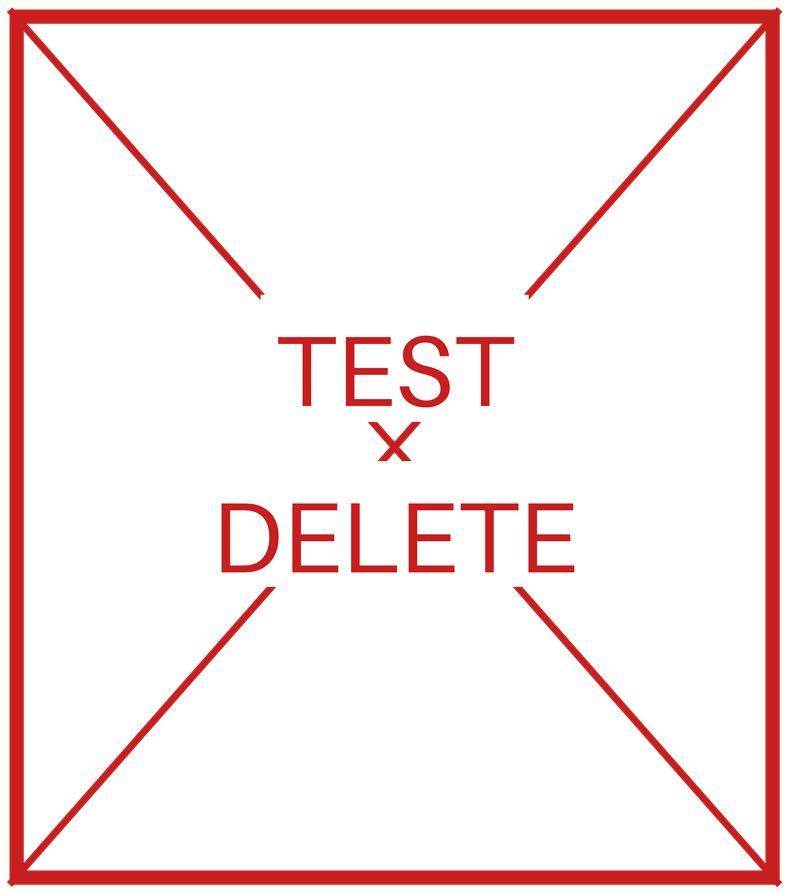
#> input picture scripts/examples/test_delete.png, 789 x 894 px, shrunk from 3319 x 3761 before the run
$ python matte_dry.py examples/test_delete.png examples/test_delete.png examples/test_delete.png
#> lines starting #> are read from the running program, lines starting #| are printed output that depends on the picture
#> in main, im is the input picture: PIL image 789x894 RGBA; mean R, G, B, A 50.4, 30.2, 30.2, 50.9
"""Make a stone's dry image read more matte, without moving a single pixel.

Usage:
    python3 scripts/matte_dry.py <dry master PNG> <output PNG> <output WebP>

What it does, in plain terms:
  1. Mutes the color a little (saturation x 0.84), so the wet image looks richer.
  2. Lifts the darks slightly and lowers contrast, like a thin dry film.
  3. Softens the brightest spots, so the dry stone has no wet-looking shine.
  4. Adds a faint dusty bloom (a light warm gray mixed in at 6%).

The outline, the bands, and the transparency (alpha) stay exactly the same,
so the dry and wet pair still lines up for the Wet Stone effect.
"""
import sys

import numpy as np
from PIL import Image

SAT = 0.84      # how much color to keep
LIFT = 0.04     # how much to raise the darks
CONTRAST = 0.92 # below 1 means flatter
KNEE = 0.80     # brightness where highlights start getting softened
DUST = (0.86, 0.83, 0.79)
DUST_MIX = 0.06


def matte(rgb):
    gray = (rgb * [0.299, 0.587, 0.114]).sum(-1, keepdims=True)
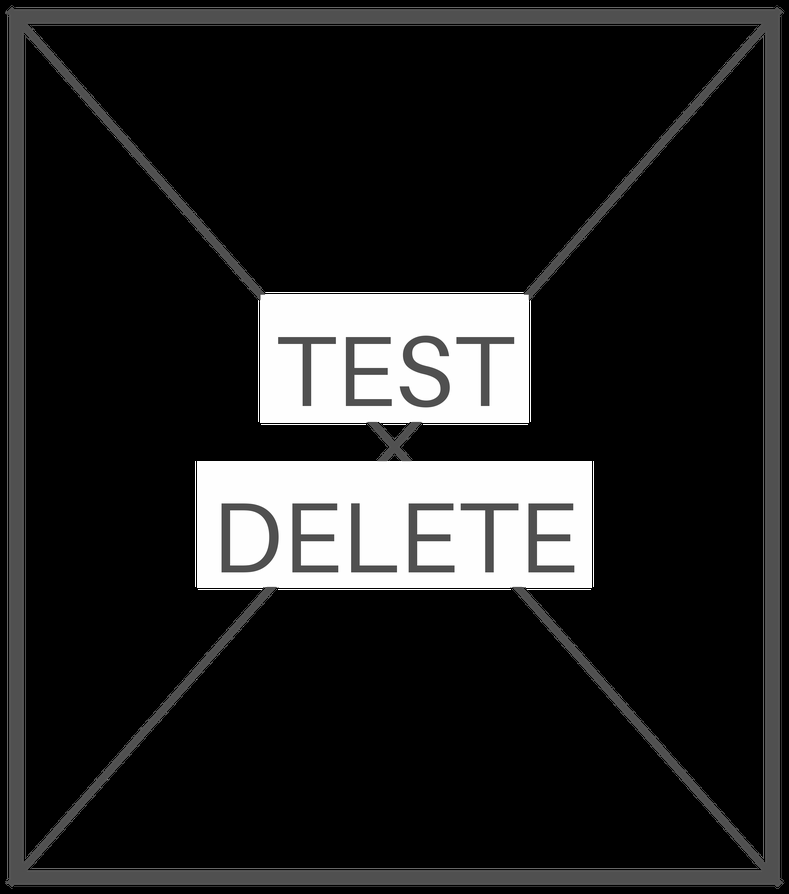
#> gray: shape (894, 789, 1) float64; min 0, max 1, mean 0.142
    rgb = gray + (rgb - gray) * SAT
    rgb = (rgb - 0.5) * CONTRAST + 0.5 + LIFT * (1 - rgb)
    over = np.clip(rgb - KNEE, 0, None)
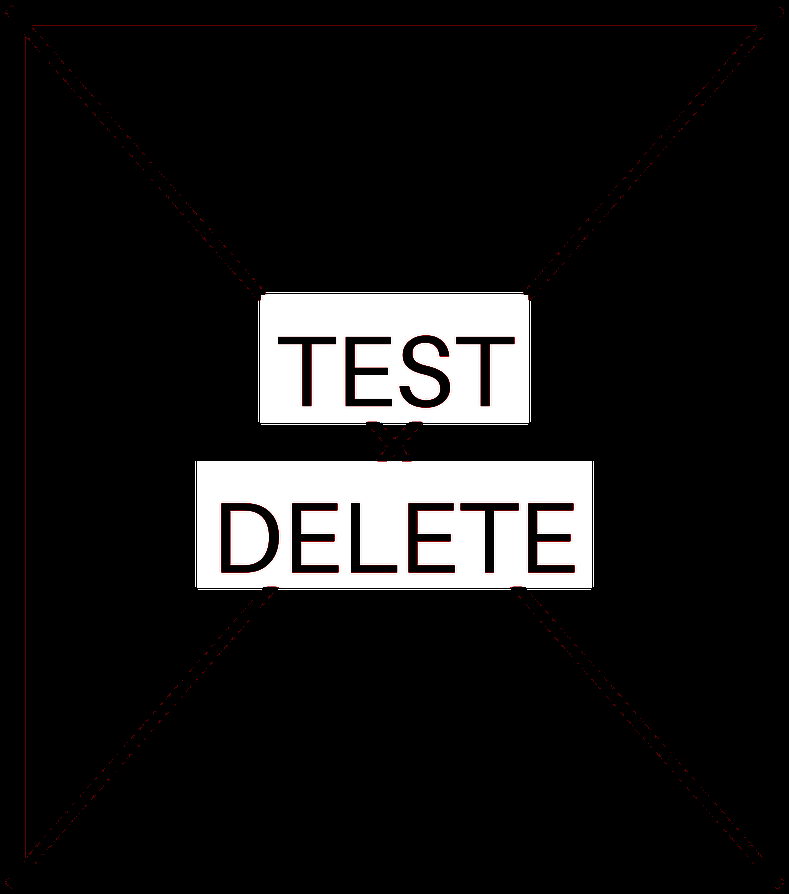
#> over: shape (894, 789, 3) float64; mean of channels 0, 1, 2 0.0169, 0.0165, 0.0165; drawn with min black and max white
    rgb = rgb - over * 0.6
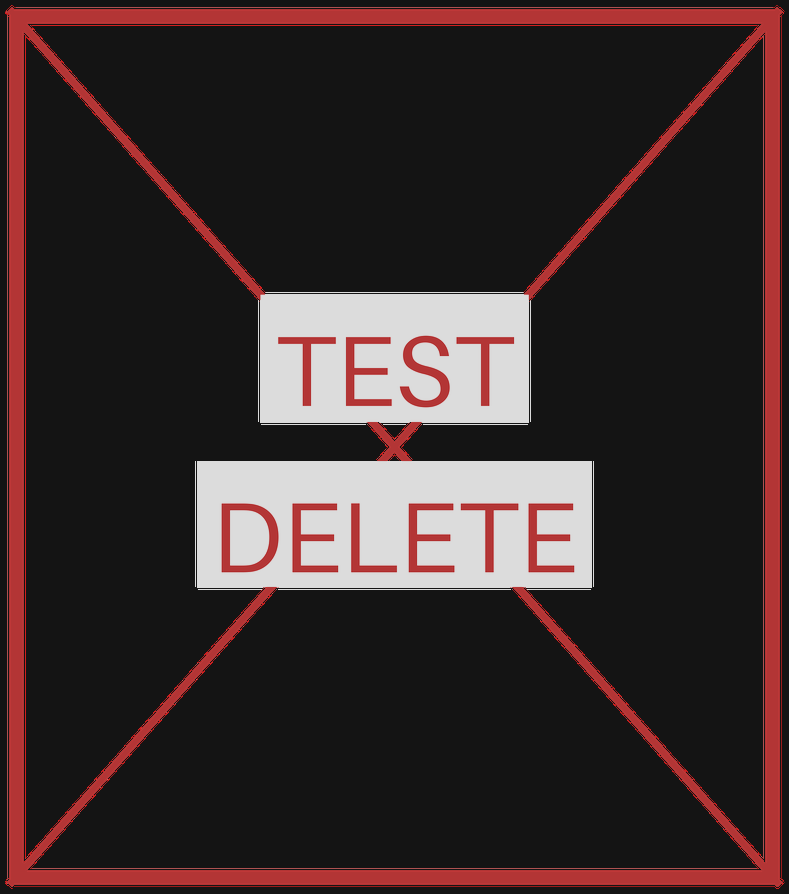
#> rgb: shape (894, 789, 3) float64; mean of channels 0, 1, 2 0.236, 0.178, 0.178; drawn as R, G, B
    rgb = rgb * (1 - DUST_MIX) + np.array(DUST) * DUST_MIX
    return np.clip(rgb, 0, 1)


def main(src, out_png, out_webp):
    im = Image.open(src).convert("RGBA")
    a = np.asarray(im).astype(np.float64) / 255
    rgb = matte(a[..., :3])
    # Only the stone itself changes. The soft contact shadow (partly
    # transparent pixels) is blended back so it stays as it was.
    w = np.clip((a[..., 3:4] - 0.5) / 0.45, 0, 1)
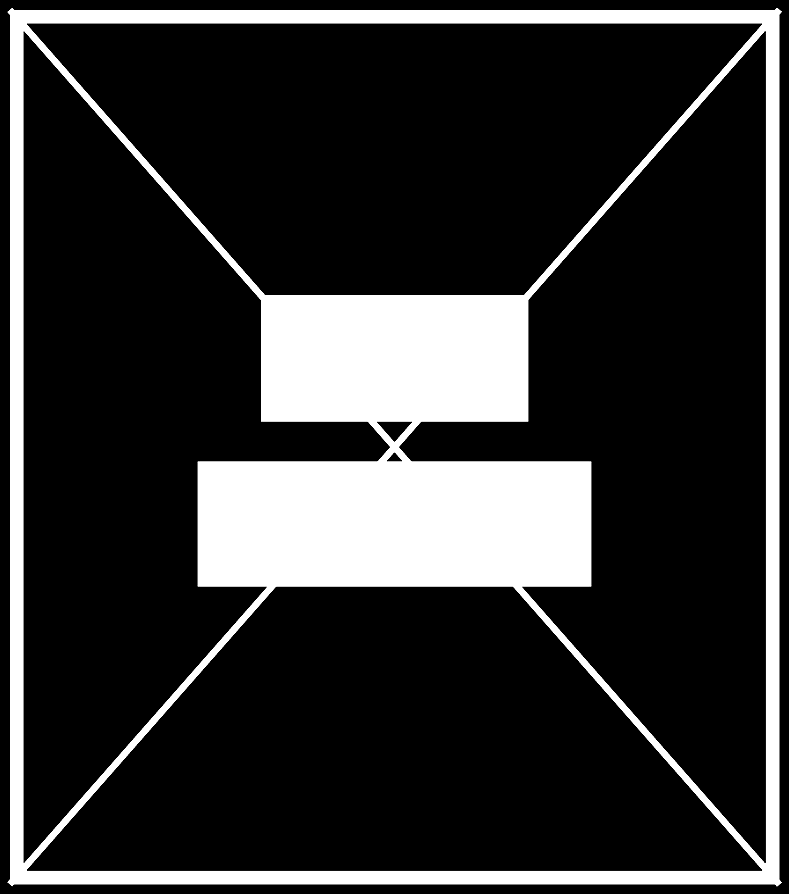
#> w: shape (894, 789, 1) float64; min 0, max 1, mean 0.195
    rgb = a[..., :3] * (1 - w) + rgb * w
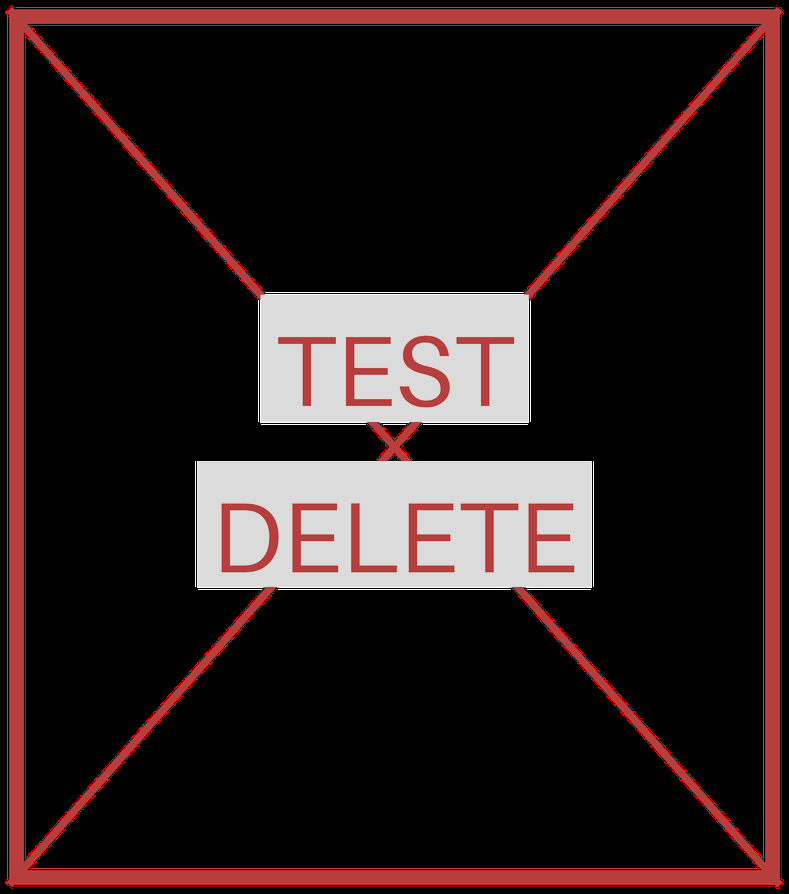
#> rgb: shape (894, 789, 3) float64; mean R, G, B 0.177, 0.117, 0.117
    out = np.concatenate([rgb, a[..., 3:4]], -1)
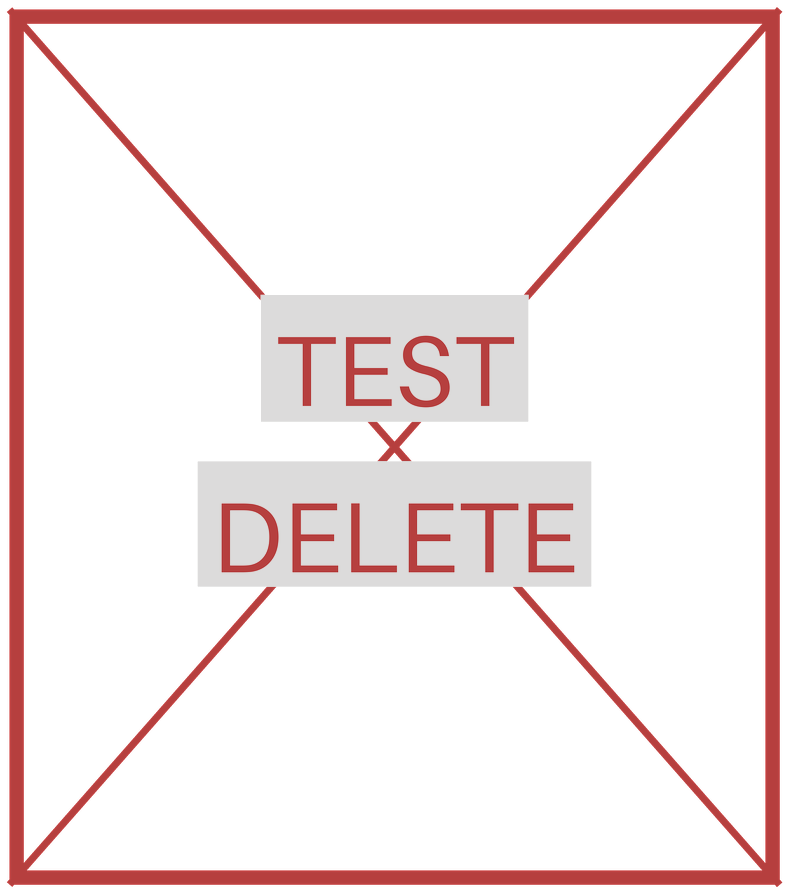
#> out: shape (894, 789, 4) float64; mean R, G, B, A 0.177, 0.117, 0.117, 0.2; transparent parts drawn white
    res = Image.fromarray((out * 255 + 0.5).astype(np.uint8), "RGBA")
    assert np.array_equal(np.asarray(res)[..., 3], np.asarray(im)[..., 3])
    res.save(out_png, optimize=True)
    res.save(out_webp, "WEBP", quality=82, method=6)
    print("wrote", out_png, "and", out_webp)


if __name__ == "__main__":
    if len(sys.argv) != 4:
        sys.exit(__doc__)
    main(*sys.argv[1:])
